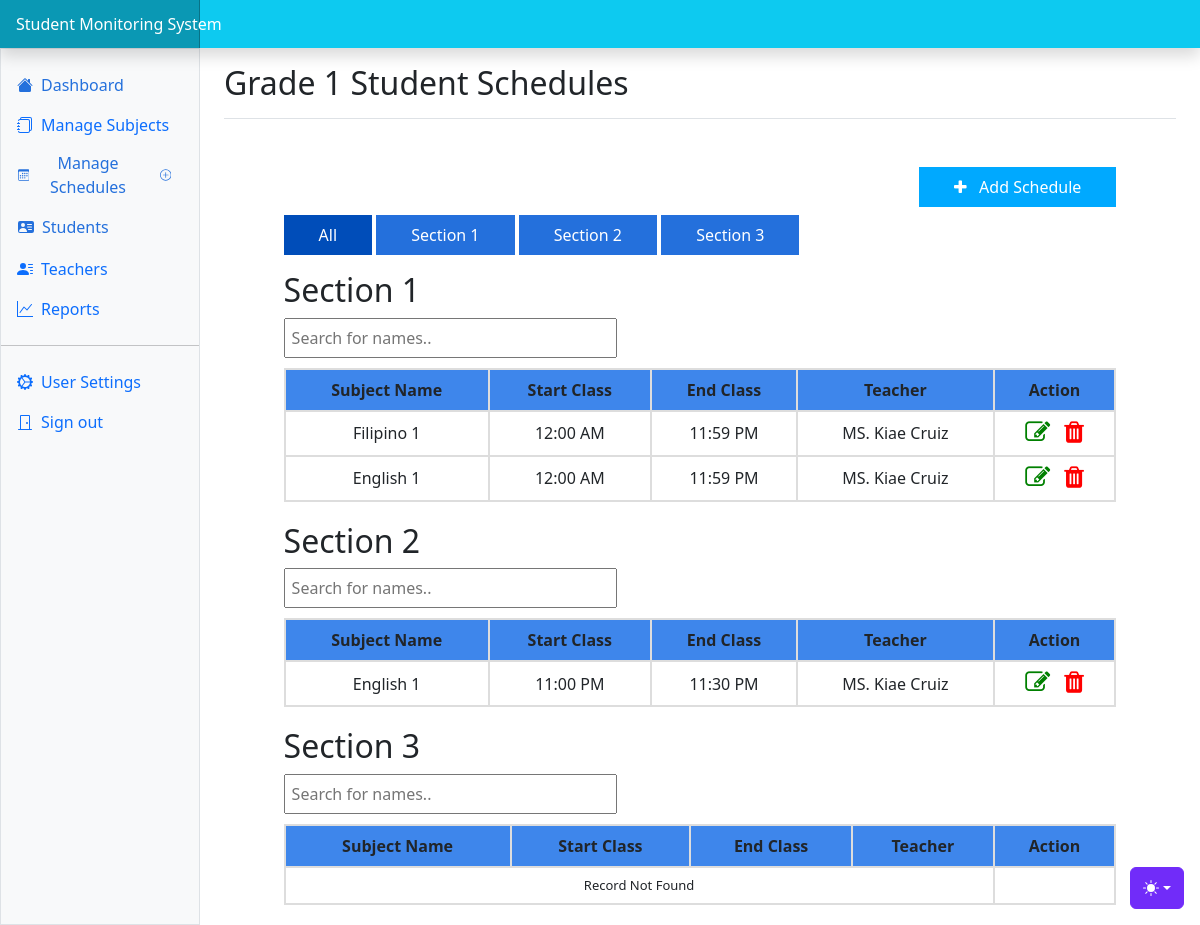
Before: /attendance/admin/schedules/grade1Students.php (signed in) with the older database file.
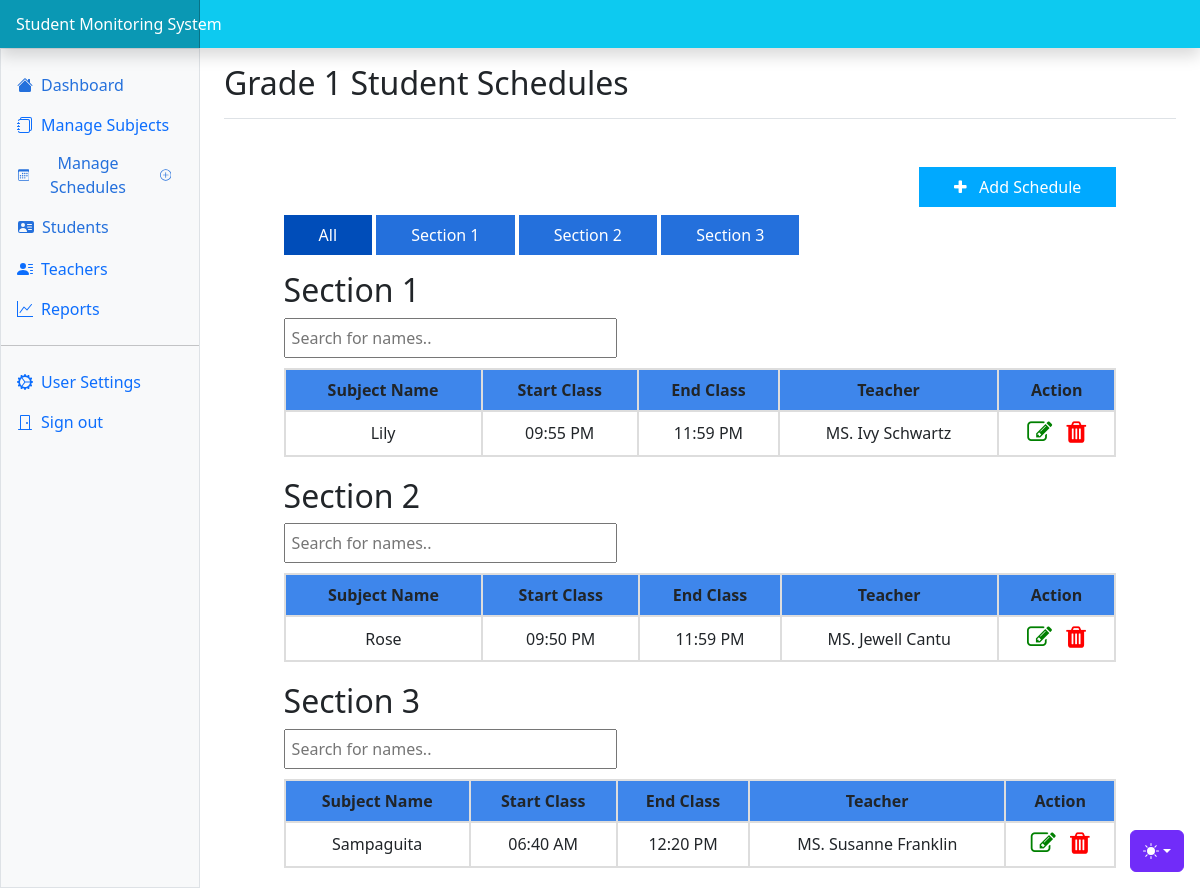
After: the same page with the newer database file.
### tables this page shows
CREATE TABLE `schedules` (
  `schedule_id` int(11) NOT NULL,
  `start_class` time NOT NULL,
  `end_class` time NOT NULL,
  `grade_id` int(11) NOT NULL,
  `section_id` int(11) NOT NULL,
  `subject_id` int(11) NOT NULL,
  `teacher_id` int(11) NOT NULL
);

CREATE TABLE `subject` (
  `subject_id` int(11) NOT NULL,
  `subject` varchar(200) NOT NULL,
  `grade_id` int(10) NOT NULL
);

CREATE TABLE `teachers` (
  `teacher_id` int(11) NOT NULL,
  `courtesy` varchar(2555) NOT NULL,
  `name` varchar(200) NOT NULL,
  `contact` varchar(200) NOT NULL,
  `username` varchar(200) NOT NULL,
  `password` varchar(200) NOT NULL,
  `subject_id` int(20) NOT NULL,
  `grade_id` int(20) NOT NULL,
  `image` varchar(200) NOT NULL,
  `status` varchar(200) NOT NULL DEFAULT 'Offline'
);

### attendance/admin/schedules/grade1Students.php (the view, shortened to what the changed rows need)
<!doctype html>
<html lang="en" data-bs-theme="auto">
  <head><script src="../assets/js/color-modes.js"></script>
    <link rel="stylesheet" href="https://cdn.jsdelivr.net/npm/@docsearch/css@3">
<link href="../assets/dist/css/bootstrap.min.css" rel="stylesheet">
<link rel="stylesheet" href="https://cdnjs.cloudflare.com/ajax/libs/font-awesome/4.7.0/css/font-awesome.min.css">
    <link href="https://cdn.jsdelivr.net/npm/bootstrap-icons@1.10.5/font/bootstrap-icons.min.css" rel="stylesheet">
    <link href="../admin_resource/dashboard.css" rel="stylesheet">
  </head>
  <body>
<div class="container-fluid">
  <div class="row">
    <main class="col-md-9 ms-sm-auto col-lg-10 px-md-4">
      <div class="d-flex justify-content-between flex-wrap flex-md-nowrap align-items-center pt-3 pb-2 mb-3 border-bottom">
        <h1 class="h2">Grade 1 Student Schedules</h1>
      </div>
      <div  class="container mt-5" style="width: 90%;">
      <br><br>
        <div class="section mt-3" data-category="category1">
            <h2>Section 1</h2>
            <table id="myTable">
                <thead>
                    <tr>
                        <th>Subject Name</th>
                        <th>Start Class</th>
                        <th>End Class</th>
                        <th>Teacher</th>
                        <th>Action</th>
                    </tr>
                </thead>
                <tbody>
                <?php
                  require '../db_connection.php';
                  $query = mysqli_query($conn, "SELECT
                      sc.schedule_id,
                      TIME_FORMAT(sc.start_class, '%h:%i %p') AS start_class,
                      TIME_FORMAT(sc.end_class, '%h:%i %p') AS end_class,
                      su.subject,
                      se.section,
                      tch.*,
                      g.grade
                  FROM
                      schedules sc
                  INNER JOIN
                      subject su ON sc.subject_id = su.subject_id
                  INNER JOIN
                      sections se ON sc.section_id = se.section_id
                  INNER JOIN
                      teachers tch ON sc.teacher_id = tch.teacher_id
                  INNER JOIN
                      grade g ON tch.grade_id = g.grade_id where sc.grade_id=1 && sc.section_id=1;") or die(mysqli_error());
                  $row = mysqli_num_rows($query);
                  if ($row > 0) {
                      while ($row = mysqli_fetch_array($query)) {
                          $subject = $row["subject"];
                          $start = $row["start_class"];
                          $end = $row["end_class"];
                          $name = $row["name"];
                          $title = $row["courtesy"];
                  ?>
                          <tr>
                              <td><?php echo $subject; ?></td>
                              <td><?php echo $start; ?></td>
                              <td><?php echo $end; ?></td>
                              <td><?php echo $title; ?> <?php echo $name; ?></td>
                              <td><a data-id='<?php echo $row['schedule_id']; ?>' class="button-edit"><i class="fa fa-edit icons" style="cursor:pointer; color:green; font-size:25px;"></i></a>
                        <a data-id='<?php echo $row['schedule_id']; ?>' class="button-delete"><i class="fa fa-trash icons" style="cursor:pointer; color:red; font-size:25px; margin-left:10px;"></i></a>
                        </td>
                          </tr>
                  <?php
                      }
                  } else {
                      echo '
                          <tr style="font-size:13px">
                              <td colspan = "4"><center>Record Not Found</center></td>
                          </tr>';
                  }
                  ?>
                </tbody>
            </table>
        </div>
        <div class="section mt-3" data-category="category2">
            <h2>Section 2</h2>
            <table id="myTable">
                <thead>
                    <tr>
                        <th>Subject Name</th>
                        <th>Start Class</th>
                        <th>End Class</th>
                        <th>Teacher</th>
                        <th>Action</th>
                    </tr>
                </thead>
                <tbody>
                <?php
                  require '../db_connection.php';
                  $query = mysqli_query($conn, "SELECT
                      sc.schedule_id,
                      TIME_FORMAT(sc.start_class, '%h:%i %p') AS start_class,
                      TIME_FORMAT(sc.end_class, '%h:%i %p') AS end_class,
                      su.subject,
                      se.section,
                      tch.*,
                      g.grade
                  FROM
                      schedules sc
                  INNER JOIN
                      subject su ON sc.subject_id = su.subject_id
                  INNER JOIN
                      sections se ON sc.section_id = se.section_id
                  INNER JOIN
                      teachers tch ON sc.teacher_id = tch.teacher_id
                  INNER JOIN
                      grade g ON tch.grade_id = g.grade_id where sc.grade_id=1 && sc.section_id=2;") or die(mysqli_error());
                  $row = mysqli_num_rows($query);
                  if ($row > 0) {
                      while ($row = mysqli_fetch_array($query)) {
                          $subject = $row["subject"];
                          $start = $row["start_class"];
                          $end = $row["end_class"];
                          $name = $row["name"];
                          $title = $row["courtesy"];
                  ?>
                          <tr>
                              <td><?php echo $subject; ?></td>
                              <td><?php echo $start; ?></td>
                              <td><?php echo $end; ?></td>
                              <td><?php echo $title; ?> <?php echo $name; ?></td>
                              <td><a data-id='<?php echo $row['schedule_id']; ?>' class="button-edit"><i class="fa fa-edit icons" style="cursor:pointer; color:green; font-size:25px;"></i></a>
                        <a data-id='<?php echo $row['schedule_id']; ?>' class="button-delete"><i class="fa fa-trash icons" style="cursor:pointer; color:red; font-size:25px; margin-left:10px;"></i></a>
                        </td>
                          </tr>
                  <?php
                      }
                  } else {
                      echo '
                          <tr style="font-size:13px">
                              <td colspan = "4"><center>Record Not Found</center></td>
                          </tr>';
                  }
                  ?>
                </tbody>
            </table>
        </div>
        <div class="section mt-3" data-category="category3">
            <h2>Section 3</h2>
            <table id="myTable">
                <thead>
                    <tr>
                        <th>Subject Name</th>
                        <th>Start Class</th>
                        <th>End Class</th>
                        <th>Teacher</th>
                        <th>Action</th>
                    </tr>
                </thead>
                <tbody>
                <?php
                  require '../db_connection.php';
                  $query = mysqli_query($conn, "SELECT
                      sc.schedule_id,
                      TIME_FORMAT(sc.start_class, '%h:%i %p') AS start_class,
                      TIME_FORMAT(sc.end_class, '%h:%i %p') AS end_class,
                      su.subject,
                      se.section,
                      tch.*,
                      g.grade
                  FROM
                      schedules sc
                  INNER JOIN
                      subject su ON sc.subject_id = su.subject_id
                  INNER JOIN
                      sections se ON sc.section_id = se.section_id
                  INNER JOIN
                      teachers tch ON sc.teacher_id = tch.teacher_id
                  INNER JOIN
                      grade g ON tch.grade_id = g.grade_id where sc.grade_id=1 && sc.section_id=3;") or die(mysqli_error());
                  $row = mysqli_num_rows($query);
                  if ($row > 0) {
                      while ($row = mysqli_fetch_array($query)) {
                          $subject = $row["subject"];
                          $start = $row["start_class"];
                          $end = $row["end_class"];
                          $name = $row["name"];
                          $title = $row["courtesy"];
                  ?>
                          <tr>
                              <td><?php echo $subject; ?></td>
                              <td><?php echo $start; ?></td>
                              <td><?php echo $end; ?></td>
                              <td><?php echo $title; ?> <?php echo $name; ?></td>
                              <td><a data-id='<?php echo $row['schedule_id']; ?>' class="button-edit"><i class="fa fa-edit icons" style="cursor:pointer; color:green; font-size:25px;"></i></a>
                        <a data-id='<?php echo $row['schedule_id']; ?>' class="button-delete"><i class="fa fa-trash icons" style="cursor:pointer; color:red; font-size:25px; margin-left:10px;"></i></a>
                        </td>
                          </tr>
                  <?php
                      }
                  } else {
                      echo '
                          <tr style="font-size:13px">
                              <td colspan = "4"><center>Record Not Found</center></td>
                          </tr>';
                  }
                  ?>
                </tbody>
            </table>
        </div>
      </div>
    </main>
  </div>
</div>
    <script src="https://cdn.jsdelivr.net/npm/chart.js@4.3.2/dist/chart.umd.js"></script><script src="dashboard.js"></script></body>
    </html>

Changed rows visible on the page:
no longer on this page (row edited): schedules: subject.subject "English 1", start "12:00 AM", end "11:59 PM", teacher.courtesy "MS.", teacher.name "Kiae Cruiz", shown under "Section 1"
no longer on this page (row edited): schedules: subject.subject "English 1", start "11:00 PM", end "11:30 PM", teacher.courtesy "MS.", teacher.name "Kiae Cruiz", shown under "Section 2"
changed schedules: subject.subject "Filipino 1" → "Lily"; start "12:00 AM" → "09:55 PM"; teacher.name "Kiae Cruiz" → "Ivy Schwartz"
now on this page (row edited): schedules: subject.subject "Rose", start "09:50 PM", end "11:59 PM", teacher.courtesy "MS.", teacher.name "Jewell Cantu", shown under "Section 2"
added schedules: subject.subject "Sampaguita", start "06:40 AM", end "12:20 PM", teacher.courtesy "MS.", teacher.name "Susanne Franklin", shown under "Section 3"
Other visible differences:
text no longer shown: "Record Not Found"
